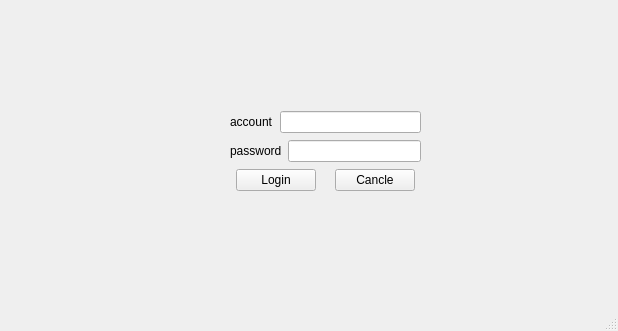
<?xml version="1.0" encoding="UTF-8"?>
<ui version="4.0">
 <class>qt_login</class>
 <widget class="QMainWindow" name="qt_login">
  <property name="geometry">
   <rect>
    <x>0</x>
    <y>0</y>
    <width>618</width>
    <height>331</height>
   </rect>
  </property>
  <property name="windowTitle">
   <string>qt_login</string>
  </property>
  <widget class="QWidget" name="centralwidget">
   <widget class="QWidget" name="">
    <property name="geometry">
     <rect>
      <x>230</x>
      <y>110</y>
      <width>191</width>
      <height>83</height>
     </rect>
    </property>
    <layout class="QVBoxLayout" name="verticalLayout">
     <item>
      <layout class="QHBoxLayout" name="horizontalLayout_2">
       <item>
        <widget class="QLabel" name="label_name">
         <property name="text">
          <string>account</string>
         </property>
        </widget>
       </item>
       <item>
        <widget class="QLineEdit" name="line_account"/>
       </item>
      </layout>
     </item>
     <item>
      <layout class="QHBoxLayout" name="horizontalLayout">
       <item>
        <widget class="QLabel" name="label_password">
         <property name="text">
          <string>password</string>
         </property>
        </widget>
       </item>
       <item>
        <widget class="QLineEdit" name="line_passwd">
         <property name="echoMode">
          <enum>QLineEdit::Normal</enum>
         </property>
        </widget>
       </item>
      </layout>
     </item>
     <item>
      <layout class="QHBoxLayout" name="horizontalLayout_3">
       <item alignment="Qt::AlignHCenter">
        <widget class="QPushButton" name="btn_login">
         <property name="text">
          <string>Login</string>
         </property>
        </widget>
       </item>
       <item alignment="Qt::AlignHCenter">
        <widget class="QPushButton" name="btn_cancle">
         <property name="text">
          <string>Cancle</string>
         </property>
        </widget>
       </item>
      </layout>
     </item>
    </layout>
   </widget>
  </widget>
  <widget class="QMenuBar" name="menubar">
   <property name="geometry">
    <rect>
     <x>0</x>
     <y>0</y>
     <width>618</width>
     <height>22</height>
    </rect>
   </property>
  </widget>
  <widget class="QStatusBar" name="statusbar"/>
 </widget>
 <tabstops>
  <tabstop>btn_login</tabstop>
  <tabstop>btn_cancle</tabstop>
 </tabstops>
 <resources/>
 <connections/>
</ui>
